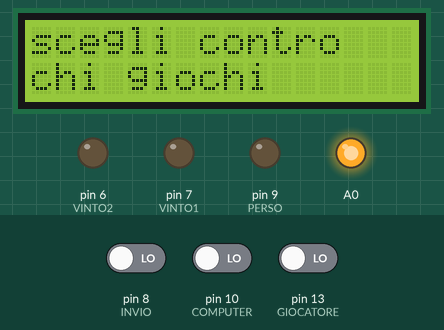
A sketch run on a simulated Arduino Uno, built with avr-gcc and run on an emulated ATmega328P. On the bench: 16×2 character LCD, output pins drawn as LEDs (lit = HIGH). The inputs (shaded band) are chosen by the test bench; at power-on: pin 10 (COMPUTER) LOW, pin 8 (INVIO) LOW, pin 13 (GIOCATORE) LOW.

Above: at 1.2 s.
1.3 s: pin 10 (COMPUTER) driven HIGH
At 2.2 s:
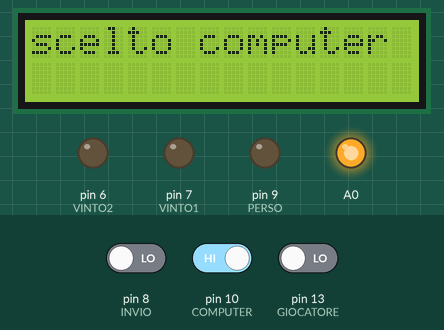
4.3 s: pin 8 (INVIO) driven HIGH
At 7.2 s:
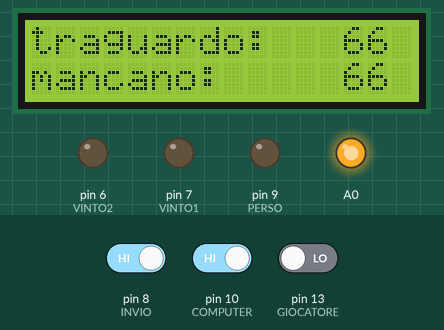
7.3 s: pin 8 (INVIO) driven LOW
At 9.14 s:
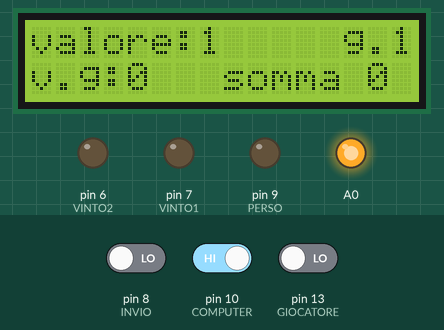
10.3 s: pin 8 (INVIO) driven HIGH
At 11.8 s:
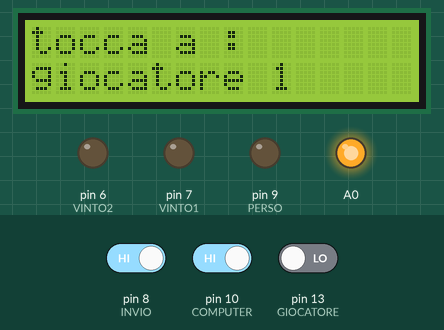
Timing chart, 0 to 13.3 s (numbered marks = the images above; inputs shaded):
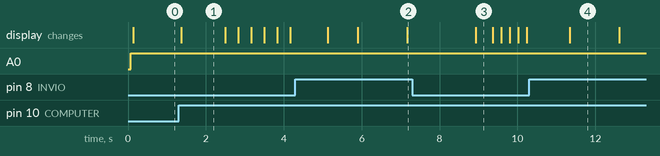

The sketch:

AngelaGame_AliceMarchesan_4BI.ino
```cpp
#define GIOCATORE 13
#define COMPUTER 10
#define PIU 10
#define MENO 13
#define VINTO1 7
#define VINTO2 6
#define PERSO 9
#define INVIO 8
#include <LiquidCrystal.h>
#include <avr/io.h>
#include <avr/wdt.h>
#define Reset_AVR()   wdt_enable(WDTO_30MS); //reset

int turno = 0; // dice di chi è il turno
int traguardo = 60; // dice fino a che numero devi arrivare
int somma = 0; // somma dei numeri lanciati che deve raggiungere il traguardo
int giococomp = 0; // dice se devi giocare contro un computer o con un giocatore dipende se voglio fare anche il computer
int valori[6];//array con tutti ivalori che si potranno scegliere e viene aggiornato sempre
int ultimovalore = 0; //mi dice che valore ha scelto il giocatore prima
int s = 0;//serve per non far passare il turno se non hai scelto un numero diverso da 0
LiquidCrystal lcd(12, 11, 5, 4, 3, 2);
void setup() {
  randomSeed(millis());
  pinMode(GIOCATORE, INPUT);
  pinMode(COMPUTER, INPUT);
  pinMode(PIU, INPUT);
  pinMode(MENO, INPUT);
  pinMode(INVIO, INPUT);
  pinMode(VINTO1, OUTPUT);
  pinMode(VINTO2, OUTPUT);
  pinMode(PERSO, OUTPUT);
  digitalWrite(VINTO1, LOW);
  digitalWrite(VINTO2, LOW);
  digitalWrite(PERSO, LOW);
  pinMode(A0, OUTPUT);
lcd.clear();
lcd.begin(16, 2);
}
void scrivi ( String n, String m) // metodo che scrive sul'lcd
{
      lcd.begin(16, 2);
      lcd.print(n);
      lcd.setCursor(0, 1);
      lcd.print(m);
}
void Controchi()//metodo che mi dice se sarò contro un giocatore o contro un computer
{
  bool premuto = false;
  while (!premuto)
  {
    if (digitalRead (GIOCATORE) == HIGH )
    {
      giococomp = 1;
      premuto = true;
      scrivi("scelto un altro","giocatore");
    }
    if (digitalRead (COMPUTER) == HIGH)
    {
      giococomp = 2;
      premuto = true;
      scrivi("scelto computer","");
    }
  }
}
void Deciditraguardo() // mi decide il traguardo da raggiungere per vincere
{
   while(digitalRead (INVIO) == LOW)
   {  delay (70);
      scrivi("traguardo",String(traguardo));
      if(digitalRead (PIU) == HIGH && traguardo < 99)   { traguardo++;  delay (200);}
      if(digitalRead (MENO) == HIGH && traguardo > 30 ) { traguardo--;  delay (200);}
   }
}
void Riempi ( int n, int m)//mi riempie l'array con i valori che il giocatore puo scegliere
{
  int o = 0;
  for( int i = 0; i <= 6; i++)
     {
        if(i != n && i!= m )
          {
              valori[o] = i;
              o++;
           }
           else{ valori[o] = NULL;}
      }
}
void Carica(int ultimo)// mi dice che valori sono da non mettere nell'array
{
   for( int i = 0; i <= 6; i++)
      {
         if(ultimo == 1 || ultimo == 6)   { Riempi(1,6);}
         if(ultimo == 2 || ultimo == 5)   { Riempi(2,5);}
         if(ultimo == 3 || ultimo == 4)   { Riempi(3,4);}
      }
}
void DammiValori(int u) // mi da un'array di numeri che posso scegliere quando gioco nel caso iniziale
{
    Carica(u);
   if(somma == 0)
   {
      for( int i = 0; i <= 6; i++) { valori[i] = i;  }
   }
}

void Gioca(int num) // metodo principale che mi fa giocare e posso inserire solo i valori che mi da il metodo DammiValori()
{
  s = 0;
  int n = 0;
  DammiValori(ultimovalore);
  int valorescelto = valori[1];
  scrivi("traguardo:   "+ String(traguardo),"mancano:     "+ String(traguardo-somma)); delay(1700);
  while(digitalRead (INVIO) == LOW)
  {
    scrivi("valore:"+String(valorescelto)+"     g."+String(num),"v.g:"+String(ultimovalore)+"   somma "+String(somma)); delay(150);
    if(digitalRead (PIU) == HIGH && n <= 5 && valori[n+1]!= 0 && valori[n+1]!= ultimovalore)
    {
        n++;
        valorescelto = valori[n];
    }
    if(digitalRead (MENO) == HIGH && n > 1)
    {
        n--;
        valorescelto = valori[n];
    }
  }   ControlloSomma(valorescelto);
}
void SommaPiu()//controllo se ho superato la somma
{
    if(turno == 0 && giococomp == 2)
    {
      scrivi("vinto","computer");
      digitalWrite(PERSO, HIGH);
      }
    if(turno == 0 && giococomp == 1)
    {
      scrivi("vinto","giocatore 2");
      digitalWrite(VINTO2, HIGH);
    }
    if(turno == 2 || turno == 1)
    {
      scrivi("vinto","giocatore 1");
      digitalWrite(VINTO1, HIGH);
    }
}
void SommaUguale()// controllo se hai la somma uguale
{
    if(turno == 0)
    {
      scrivi("vinto","giocatore 1");
      digitalWrite(VINTO1, HIGH);
    }
    if(turno == 2)
    {
      scrivi("vinto","computer");
      digitalWrite(PERSO, HIGH);
    }
    if(turno == 1)
    {
      scrivi("vinto","giocatore 2");
      digitalWrite(VINTO2, HIGH);
    }
}
void ControlloVittoria()//mi controlla chi ha vinto e se qualcuno ha vinto resetta tutto
{
  if(somma == traguardo)
  {
    SommaUguale();
    delay(3500);
    Reset_AVR();
  }
  if(somma > traguardo)
  {
    SommaPiu();
    delay(3500);
    Reset_AVR(); //mi resetti tutte le variabili in moda da ricominciare da capo
  }
}
 void ControlloSomma(int n)//mi controlla che il valore sia piu di 0
 {
  if(n!= 0)
  {
  somma = somma + n;
  ultimovalore = n; delay(900);
  }
  else { s = 1;}
 }
int Giocac()//gioca il computer
{s=0;
  DammiValori(ultimovalore);
  int r = (analogRead(A1) % 5) +1;
  ControlloSomma(valori[r]);
  return valori[r];
}
void inizio()//parte iniziale dove l'utente decide i parametri del gioco
{
      digitalWrite(A0, HIGH);
      scrivi("scegli contro","chi giochi");
      Controchi();   delay(1000);
      Deciditraguardo();  delay(700);
      scrivi("inizio gioco",""); delay(700);
}
void loop() {
    inizio(); ultimovalore = 0; somma = 0;
    while(somma < traguardo ||somma!= traguardo)
      {
          if(turno == 0) //gioca giocatore 1
          {
              scrivi("tocca a : ","giocatore 1"); delay(1200);
              Gioca(1);// fa giocare il giocatore
              ControlloVittoria();//mi controlla chi ha vinto
              if(giococomp == 1) { turno = 1; }
              if(giococomp == 2 ) { turno = 2; }
          }
          if(turno == 1) // gioca giocatore 2
          {
             scrivi("tocca a : ","giocatore 2"); delay(1200);
             Gioca(2);
             ControlloVittoria();
            if(s == 0){ turno = 0;}
          }
         if(turno == 2) //se gioco con il computer
           {
             scrivi("tocca a : ","computer");delay(1200);
             scrivi("valore:"+String(Giocac())+"     g.c","v.g:"+String(ultimovalore)+"   somma "+String(somma));delay(1500);
             ControlloVittoria(); delay(1000);
            if(s == 0){  turno = 0;}
           }
      }
}
```

Measured:
- after the input at 1.3 s, the display: changes after 0.06 s (image 1)
- after the input at 4.3 s, the display: first changes after 0.83 s (image 2 shows a later state)
- after the input at 7.3 s, the display: changes after 1.6 s (image 3)
- after the input at 10.3 s, the display: changes after 1.0 s (image 4)
- what the display in image 1 shows lasts 1.1 s, from 1.4 s to 2.5 s
- what the display in image 3 shows lasts 0.5 s, from 8.9 s to 9.4 s
- what the display in image 4 shows lasts 1.3 s, from 11.3 s to 12.6 s
